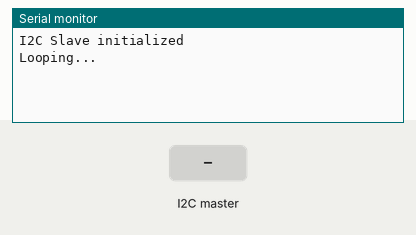
Recording of a program running on a simulated Arduino Nano, built with avr-gcc and run on an emulated ATmega328P. Shown: the last lines printed to the serial monitor. Inputs (shaded band) come from the test bench.

Above: at 1.2 s.
1.3 s: the I2C master sends the byte 1
At 1.6 s:
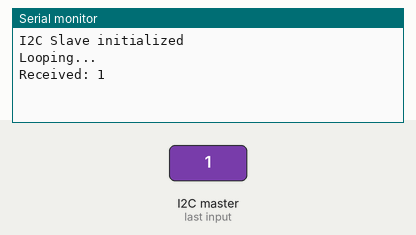
2.8 s: the I2C master sends the byte 0
At 2.96 s:
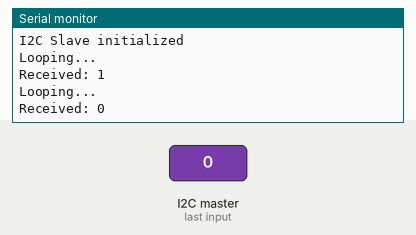

The program:

main.cpp
```cpp
#include <Arduino.h>
#include "i2c_slave.h"

I2CSlave i2cSlave(0x08);

void setup() {
    Serial.begin(115200);
    i2cSlave.begin();
    Serial.println("I2C Slave initialized");
}

void loop() {
    delay(1000);
    Serial.println("Looping...");
}
```

i2c_slave.cpp
```cpp
#include "i2c_slave.h"

I2CSlave* I2CSlave::instance = nullptr; // Initialize instance pointer

I2CSlave::I2CSlave(uint8_t address) : _address(address), _receivedValue(0) {
    instance = this; // Store instance reference
}

void I2CSlave::begin() {
    Wire.begin(_address);
    Wire.onReceive(receiveEvent);
    Wire.onRequest(requestEvent);
}

void I2CSlave::receiveEvent(int bytes) {
    if (instance) {
        Serial.print("Received: ");
        int index = 0;
        while (Wire.available() && index < 4) { // Read all bytes
            instance->_receivedData[index] = Wire.read();
            Serial.print(instance->_receivedData[index]); // Print received value
            Serial.print(" ");
            index++;
        }
        Serial.println();
    }
}


void I2CSlave::requestEvent() {
    if (instance) {
        for (int i = 0; i < 4; i++) {
            Wire.write((instance->_receivedData[i]) + 5);
        }
    }
}
```

i2c_slave.h
```cpp
#ifndef I2CSLAVE_H
#define I2CSLAVE_H

#include <Wire.h>
#include <Arduino.h>

class I2CSlave {
public:
    I2CSlave(uint8_t address);
    void begin();

private:
    uint8_t _address;
    uint8_t _receivedValue;
    uint8_t _receivedData[4];


    static void receiveEvent(int bytes);
    static void requestEvent();
    static I2CSlave* instance;
};

#endif
```

Measured:
- after the input at 1.3 s, the serial monitor: prints a new line at once (image 1)
- after the input at 2.8 s, the serial monitor: prints a new line at once (image 2)
